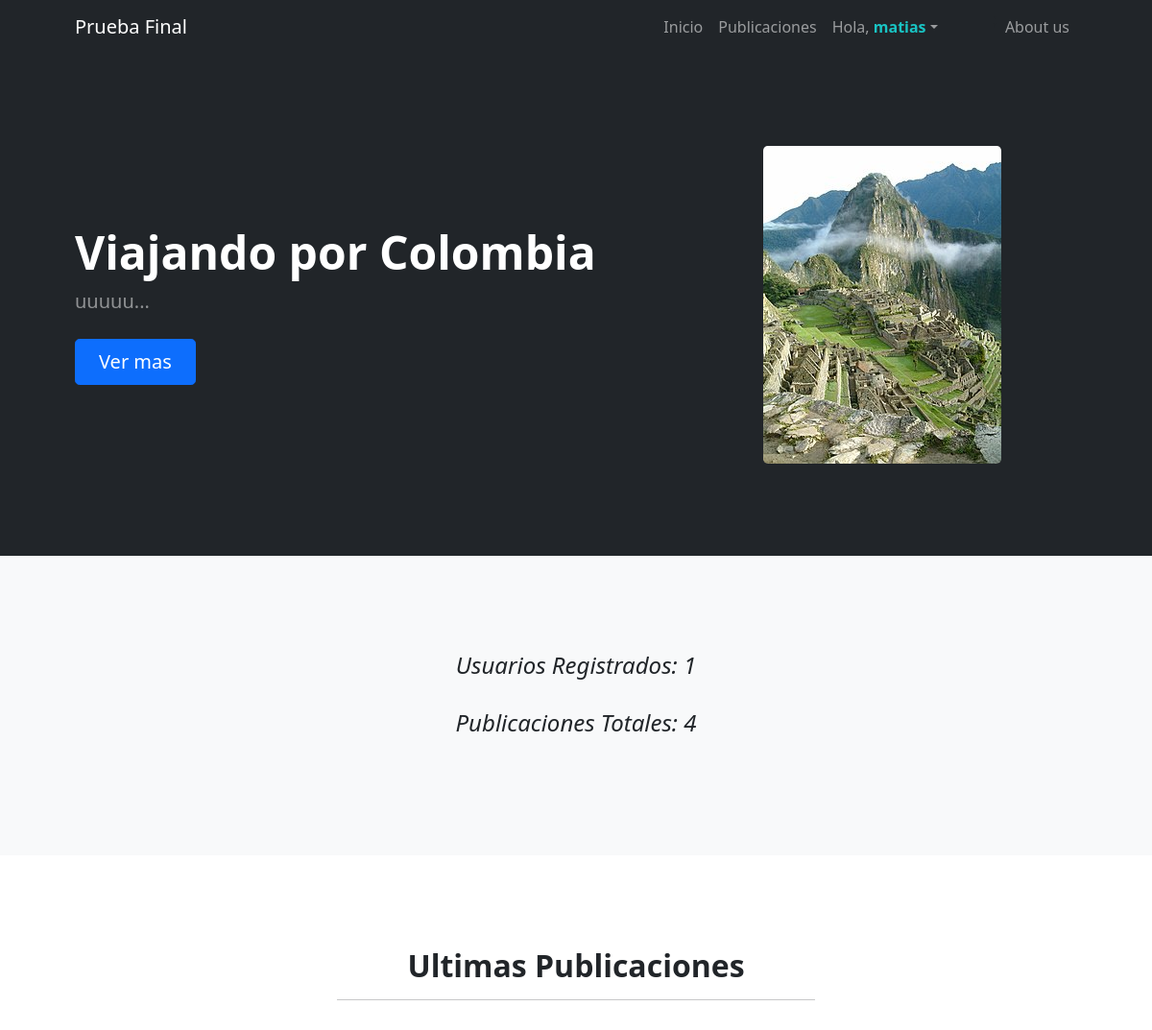
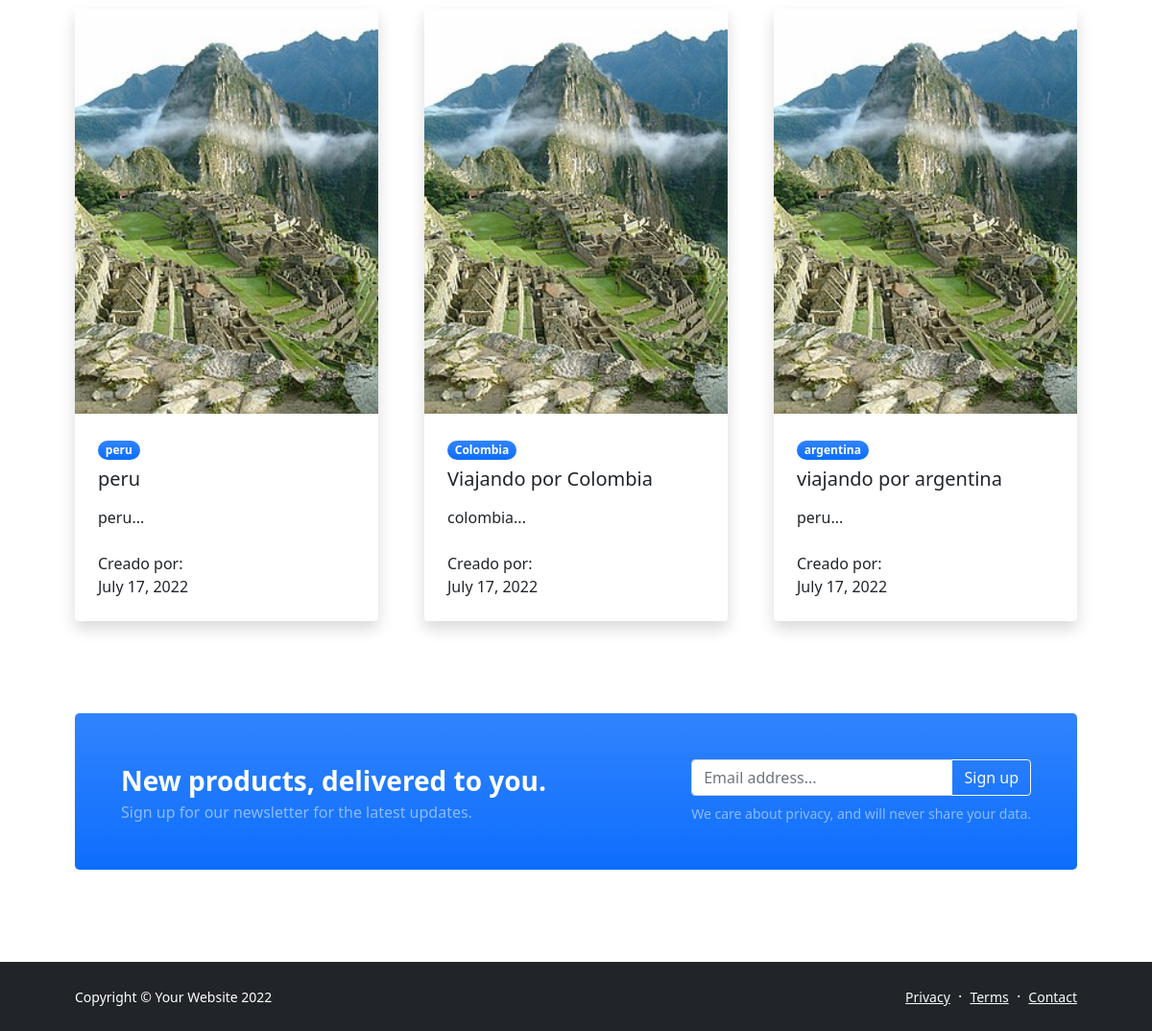
The app's page / (signed in) with its own data (2 pictures, top to bottom).
### PruebaFinalApp/models.py (models this page shows)
class Publicaciones(models.Model):
    imagen = models.ImageField(null=True, blank=True)
    pais = models.CharField(max_length=50)
    titulo = models.CharField(max_length=50)
    descripcion = models.TextField()
    fecha_viaje = models.DateField()
    class Meta:
        verbose_name_plural = "Publicaciones"
        db_table = "imageupload"

### PruebaFinalApp/views.py (the view)
# urls.py: path('', inicio),
def inicio(request):
    publicaciones = Publicaciones.objects.all()
    ultimas = publicaciones[len(publicaciones)-4:len(publicaciones)-1]
    ultima_publicacion = publicaciones[publicaciones.count()-1]
    total_publicaciones = publicaciones.count()
    usuarios = User.objects.all()
    total_usuarios = usuarios.count()
    return render(request, "PruebaFinalApp/index.html", {"publicaciones":ultimas, 'total_usuarios':total_usuarios, 'total_publicaciones':total_publicaciones, 'ultima_publicacion':ultima_publicacion})

### PruebaFinalApp/templates/PruebaFinalApp/index.html (shortened to what this page needs)
{%extends 'PruebaFinalApp/base.html'%}
{%block contenido%}
{%load static%}
            <header class="bg-dark py-5">
                <div class="container px-5">
                    <div class="row gx-5 align-items-center justify-content-center">
                        <div class="col-lg-8 col-xl-7 col-xxl-6">
                            <div class="my-5 text-center text-xl-start">
                                <h1 class="display-5 fw-bolder text-white mb-2">{{ultima_publicacion.titulo}}</h1>
                                <p class="lead fw-normal text-white-50 mb-4">{{ultima_publicacion.descripcion|slice:180}}...</p>
                                <div class="d-grid gap-3 d-sm-flex justify-content-sm-center justify-content-xl-start">
                                    <a class="btn btn-primary btn-lg px-4 me-sm-3" href="#features">Ver mas</a>
                                </div>
                            </div>
                        </div>
                        <div class="col-xl-5 col-xxl-6 d-none d-xl-block text-center"><img class="img-fluid rounded-3 my-5" src="{{ultima_publicacion.imagen.url}}" alt="" /></div>
                    </div>
                </div>
            </header>
            <div class="py-5 bg-light">
                <div class="container px-5 my-5">
                    <div class="row gx-5 justify-content-center">
                        <div class="col-lg-10 col-xl-7">
                            <div class="text-center">
                                <div class="fs-4 mb-4 fst-italic">Usuarios Registrados: {{total_usuarios}}</div>
                                <div class="fs-4 mb-4 fst-italic">Publicaciones Totales: {{total_publicaciones}}</div>
                            </div>
                        </div>
                    </div>
                </div>
            </div>
            <section class="py-5">
                <div class="container px-5 my-5">
                    <div class="row gx-5 justify-content-center">
                        <div class="col-lg-8 col-xl-6">
                            <div class="text-center">
                                <h2 class="fw-bolder">Ultimas Publicaciones</h2>
                                <hr>
                                <br>
                            </div>
                        </div>
                    </div>
                    <div class="row gx-5">
                        {%if publicaciones|length == 0 %}
                        <h1>No hay publicaciones aun...</h1>
                        {%else%}
                            {%for publicacion in publicaciones%}
                            <div class="col-lg-4 mb-5">
                                <div class="card h-100 shadow border-0">
                                    <img class="card-img-top" src="{{publicacion.imagen.url}}" alt="..." />
                                    <div class="card-body p-4">
                                        <div class="badge bg-primary bg-gradient rounded-pill mb-2">{{publicacion.pais}}</div>
                                        <a class="text-decoration-none link-dark stretched-link" href="#!"><h5 class="card-title mb-3">{{publicacion.titulo}}</h5></a>
                                        <p class="card-text mb-0">{{publicacion.descripcion|slice:120}}...</p>
                                        <br>
                                        <p class="card-text mb-0">Creado por: </p>
                                        <p class="card-text mb-0">{{publicacion.fecha_viaje}}</p>
                                    </div>
                                </div>
                            </div>
                            {%endfor%}
                        {%endif%}
                    </div>
                    <aside class="bg-primary bg-gradient rounded-3 p-4 p-sm-5 mt-5">
                        <div class="d-flex align-items-center justify-content-between flex-column flex-xl-row text-center text-xl-start">
                            <div class="mb-4 mb-xl-0">
                                <div class="fs-3 fw-bold text-white">New products, delivered to you.</div>
                                <div class="text-white-50">Sign up for our newsletter for the latest updates.</div>
                            </div>
                            <div class="ms-xl-4">
                                <div class="input-group mb-2">
                                    <input class="form-control" type="text" placeholder="Email address..." aria-label="Email address..." aria-describedby="button-newsletter" />
                                    <button class="btn btn-outline-light" id="button-newsletter" type="button">Sign up</button>
                                </div>
                                <div class="small text-white-50">We care about privacy, and will never share your data.</div>
                            </div>
                        </div>
                    </aside>
                </div>
            </section>
        </main>
{%endblock%}

### PruebaFinalApp/templates/PruebaFinalApp/base.html (shortened to what this page needs)
{%load static%}
<!DOCTYPE html>
<html lang="en">
    <head>
        <link href="https://cdn.jsdelivr.net/npm/bootstrap-icons@1.5.0/font/bootstrap-icons.css" rel="stylesheet" />
        <link href="{% static 'css/styles.css' %}" rel="stylesheet" />
    </head>
    <body class="d-flex flex-column h-100">
        <main class="flex-shrink-0">
            <nav class="navbar navbar-expand-lg navbar-dark bg-dark">
                <div class="container px-5">
                    <a class="navbar-brand" href="index.html">Prueba Final</a>
                    <div class="collapse navbar-collapse" id="navbarSupportedContent">
                        <ul class="navbar-nav ms-auto mb-2 mb-lg-0">
                            <li class="nav-item"><a class="nav-link" id="navitem" href="{%url 'inicio'%}">Inicio</a></li>
                            <li class="nav-item"><a class="nav-link" id="navitem" href="{%url 'publicaciones'%}">Publicaciones</a></li>
                            <li class="nav-item dropdown">
                                {%if user.is_authenticated %}
                                <a class="nav-link dropdown-toggle" id="navbarDropdownBlog" href="#" role="button" data-bs-toggle="dropdown" aria-expanded="false">Hola, <b style="color: rgb(25, 196, 196);">{{user.get_username}}</b></a>
                                <ul class="dropdown-menu dropdown-menu-end" aria-labelledby="navbarDropdownBlog"></li>
                                </ul>
                            {%endif%}
                            <li>&nbsp &nbsp &nbsp &nbsp &nbsp &nbsp ;</li>
                            <li class="nav-item"><a class="nav-link" id="navitem" href="{%url 'about_us'%}">About us</a></li>
                    </div>
                </div>
            </nav>
            {%block contenido%}
            {%endblock%}
        <footer class="bg-dark py-4 mt-auto">
            <div class="container px-5">
                <div class="row align-items-center justify-content-between flex-column flex-sm-row">
                    <div class="col-auto"><div class="small m-0 text-white">Copyright &copy; Your Website 2022</div></div>
                    <div class="col-auto">
                        <a class="link-light small" href="#!">Privacy</a>
                        <span class="text-white mx-1">&middot;</span>
                        <a class="link-light small" href="#!">Terms</a>
                        <span class="text-white mx-1">&middot;</span>
                        <a class="link-light small" href="#!">Contact</a>
                    </div>
                </div>
            </div>
        </footer>
    </body>
</html>

### records on screen
Publicaciones: titulo "Viajando por Colombia", descripcion "uuuuu", imagen (picture)
Publicaciones: imagen (picture), pais "peru", titulo "peru", descripcion "peru", fecha_viaje "July 17, 2022"
Publicaciones: imagen (picture), pais "Colombia", titulo "Viajando por Colombia", descripcion "colombia", fecha_viaje "July 17, 2022"
Publicaciones: imagen (picture), pais "argentina", titulo "viajando por argentina", descripcion "peru", fecha_viaje "July 17, 2022"

### other values on screen
{{ user.get_username }} "matias"
{{ total_usuarios }} "1"
{{ total_publicaciones }} "4"
